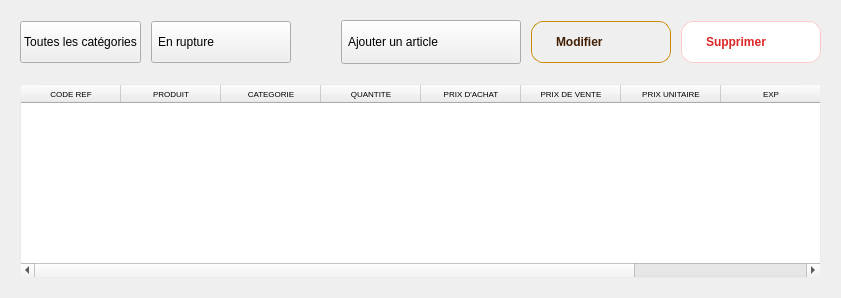
        <widget class="QWidget" name="page_3">
         <layout class="QVBoxLayout" name="verticalLayout_17">
          <property name="spacing">
           <number>20</number>
          </property>
          <property name="leftMargin">
           <number>20</number>
          </property>
          <property name="topMargin">
           <number>20</number>
          </property>
          <property name="rightMargin">
           <number>20</number>
          </property>
          <property name="bottomMargin">
           <number>20</number>
          </property>
          <item>
           <layout class="QHBoxLayout" name="horizontalLayout_7">
            <property name="spacing">
             <number>10</number>
            </property>
            <item>
             <widget class="QPushButton" name="btn_voir_tout_produit">
              <property name="minimumSize">
               <size>
                <width>0</width>
                <height>42</height>
               </size>
              </property>
              <property name="text">
               <string>Toutes les catégories</string>
              </property>
             </widget>
            </item>
            <item>
             <widget class="QPushButton" name="btn_voir_rupture_produit">
              <property name="minimumSize">
               <size>
                <width>140</width>
                <height>42</height>
               </size>
              </property>
              <property name="styleSheet">
               <string notr="true">QPushButton{
                                                                icon :
                                                                url(:/Icon/Icons/exclamation-mark-triangle-f-svgrepo-com.svg);
                                                                padding-left : 6px;
                                                                text-align : left;
                                                                icon-size : 18px 18px;
                                                                }</string>
              </property>
              <property name="text">
               <string>En rupture</string>
              </property>
             </widget>
            </item>
            <item>
             <spacer name="horizontalSpacer">
              <property name="orientation">
               <enum>Qt::Orientation::Horizontal</enum>
              </property>
              <property name="sizeHint" stdset="0">
               <size>
                <width>40</width>
                <height>20</height>
               </size>
              </property>
             </spacer>
            </item>
            <item>
             <widget class="QPushButton" name="btn_ajouter_produit">
              <property name="minimumSize">
               <size>
                <width>180</width>
                <height>44</height>
               </size>
              </property>
              <property name="styleSheet">
               <string notr="true">QPushButton{
                                                                icon :
                                                                url(:/Icon/Icons/add-svgrepo-com.svg);
                                                                padding-left : 6px;
                                                                text-align : left;
                                                                icon-size : 18px 18px;
                                                                }

                                                                QPushButton:pressed{
                                                                background-color: rgb(30, 64, 175);
                                                                }</string>
              </property>
              <property name="text">
               <string>Ajouter un article</string>
              </property>
             </widget>
            </item>
            <item>
             <widget class="QPushButton" name="btn_modifier_stock">
              <property name="minimumSize">
               <size>
                <width>140</width>
                <height>42</height>
               </size>
              </property>
              <property name="styleSheet">
               <string notr="true">QPushButton{
                                                                icon :
                                                                url(:/Icon/Icons/edit.svg);
                                                                padding-left : 6px;
                                                                text-align : left;
                                                                icon-size : 18px 18px;
                                                                background-color:
                                                                qlineargradient(spread:pad, x1:0,
                                                                y1:0, x2:0, y2:1, stop:0 #facc15,
                                                                stop:1 #eab308);
                                                                color: #422006;
                                                                border-radius: 12px;
                                                                padding: 10px 24px;
                                                                font-weight: bold;
                                                                border: 1px solid #ca8a04;
                                                                }

                                                                QPushButton:hover{
                                                                background-color :
                                                                qlineargradient(spread:pad, x1:0,
                                                                y1:0, x2:0, y2:1, stop:0 #eab308,
                                                                stop:1 #ca8a04);
                                                                }

                                                                QPushButton:pressed{
                                                                background-color : rgb(161, 98, 7);
                                                                }</string>
              </property>
              <property name="text">
               <string>Modifier</string>
              </property>
             </widget>
            </item>
            <item>
             <widget class="QPushButton" name="btn_supprimer_produit">
              <property name="minimumSize">
               <size>
                <width>140</width>
                <height>42</height>
               </size>
              </property>
              <property name="styleSheet">
               <string notr="true">QPushButton{
                                                                icon : url(:/Icon/Icons/trash.svg);
                                                                padding-left : 6px;
                                                                text-align : left;
                                                                icon-size : 18px 18px;
                                                                background-color : #ffffff;
                                                                color : #dc2626;
                                                                border : 1px solid #fecaca;
                                                                border-radius : 12px;
                                                                padding : 10px 24px;
                                                                font-weight : bold;
                                                                }

                                                                QPushButton:hover{
                                                                background-color : #fef2f2;
                                                                border-color : #fca5a5;
                                                                color : #b91c1c;
                                                                }

                                                                QPushButton:pressed{
                                                                background-color : #fee2e2;
                                                                }</string>
              </property>
              <property name="text">
               <string>Supprimer</string>
              </property>
             </widget>
            </item>
           </layout>
          </item>
          <item>
           <widget class="QFrame" name="frame_17">
            <property name="styleSheet">
             <string notr="true">#frame_17{
                                                        background-color: #ffffff;
                                                        border : 1px solid #e6ebf2;
                                                        border-radius : 18px;
                                                        }

                                                        #frame_17 QTableWidget{
                                                        background-color : transparent;
                                                        border : none;
                                                        border-radius : 0px;
                                                        }</string>
            </property>
            <property name="frameShape">
             <enum>QFrame::Shape::NoFrame</enum>
            </property>
            <property name="frameShadow">
             <enum>QFrame::Shadow::Raised</enum>
            </property>
            <layout class="QVBoxLayout" name="verticalLayout_16">
             <property name="leftMargin">
              <number>0</number>
             </property>
             <property name="topMargin">
              <number>0</number>
             </property>
             <property name="rightMargin">
              <number>0</number>
             </property>
             <property name="bottomMargin">
              <number>0</number>
             </property>
             <item>
              <widget class="QTableWidget" name="tbw_voir_produit">
               <property name="styleSheet">
                <string notr="true">QTableWidget{
                                                                    background-color : transparent;
                                                                    border : none;
                                                                    }

                                                                    QHeaderView::section {
                                                                    font-size : 8px;
                                                                    }</string>
               </property>
               <property name="editTriggers">
                <set>QAbstractItemView::EditTrigger::NoEditTriggers</set>
               </property>
               <property name="alternatingRowColors">
                <bool>true</bool>
               </property>
               <property name="selectionBehavior">
                <enum>QAbstractItemView::SelectionBehavior::SelectRows</enum>
               </property>
               <property name="showGrid">
                <bool>false</bool>
               </property>
               <property name="rowCount">
                <number>0</number>
               </property>
               <property name="columnCount">
                <number>9</number>
               </property>
               <attribute name="horizontalHeaderVisible">
                <bool>true</bool>
               </attribute>
               <attribute name="verticalHeaderVisible">
                <bool>false</bool>
               </attribute>
               <attribute name="verticalHeaderMinimumSectionSize">
                <number>60</number>
               </attribute>
               <attribute name="verticalHeaderDefaultSectionSize">
                <number>60</number>
               </attribute>
               <column>
                <property name="text">
                 <string>CODE REF</string>
                </property>
               </column>
               <column>
                <property name="text">
                 <string>PRODUIT</string>
                </property>
               </column>
               <column>
                <property name="text">
                 <string>CATEGORIE</string>
                </property>
               </column>
               <column>
                <property name="text">
                 <string>QUANTITE</string>
                </property>
               </column>
               <column>
                <property name="text">
                 <string>PRIX D'ACHAT</string>
                </property>
               </column>
               <column>
                <property name="text">
                 <string>PRIX DE VENTE</string>
                </property>
               </column>
               <column>
                <property name="text">
                 <string>PRIX UNITAIRE</string>
                </property>
               </column>
               <column>
                <property name="text">
                 <string>EXP</string>
                </property>
               </column>
               <column>
                <property name="text">
                 <string>DATE D'AJOUT</string>
                </property>
               </column>
              </widget>
             </item>
            </layout>
           </widget>
          </item>
         </layout>
        </widget>
